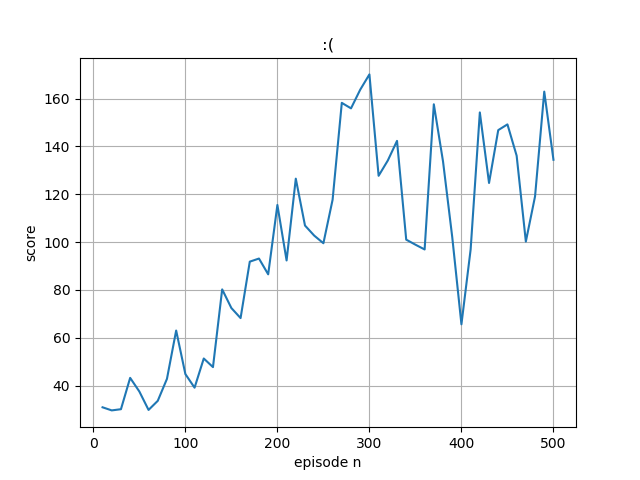

The script that drew this image:
import numpy as np
import gym
import sys
import tensorflow as tf 
import matplotlib
import matplotlib.pyplot as plt
from tensorboard.plugins.hparams import api as hp
actor_model = tf.keras.models.Sequential([
  tf.keras.layers.Dense(128,input_shape=(1,4),activation='relu'),
  tf.keras.layers.Dense(2, activation='softmax')
])
actor_model.compile(loss='categorical_crossentropy',optimizer=tf.keras.optimizers.Adam(learning_rate = 0.001))

critic_model = tf.keras.models.Sequential([
  tf.keras.layers.Dense(128,input_shape=(1,4),activation='relu'),
  tf.keras.layers.Dense(1)
])
critic_model.compile(loss='mean_squared_error', optimizer=tf.keras.optimizers.Adam(learning_rate = 0.005))

def discount_normalize_rewards(dones,r, gamma = 0.99):
    discounted_r = np.zeros_like(r)
    running_add = 0
    for t in reversed(range(0, r.size)):
        if(dones[t]==1):
          running_add=0
        running_add = running_add * gamma + r[t]
        discounted_r[t] = running_add
        # print(discounted_r)
    discounted_r -= np.mean(discounted_r)
    discounted_r /= np.std(discounted_r)+1e-8
    return discounted_r

    
    # if(np.std(discounted_r)==0):
    #   print(r.zise)
    #   print(discounted_r)
    
    

env = gym.make('CartPole-v0')
env.seed(1)
episodes = 500
score=0
episode_n=[]
mean_score=[]
discount_factor=0.99
max_score=200
batch_size=64
def train(buff):
    previous_states= []
    real_previous_values=[]
    advantages=[]

    for previous_state, action, reward, current_state, done in buff:
        previous_states.append(previous_state)
        
        if not done:
          current_state_predicted_value=critic_model(current_state)
        else:
          current_state_predicted_value=0

        previous_state_predicted_value=critic_model(previous_state)
        real_previous_value = reward + discount_factor * current_state_predicted_value
        real_previous_values.append(real_previous_value)
        advantage=np.zeros((1,2))
        advantage[0][action]=real_previous_value - previous_state_predicted_value
        advantages.append(advantage)

    
    previous_states=np.array(previous_states)
    real_previous_values=np.array(real_previous_values)
    advantages=np.array(advantages)
    
    # actor_model.train_on_batch(previous_states, advantages)
    # critic_model.train_on_batch(previous_states, real_previous_values)
    actor_model.fit(previous_states, advantages, epochs=1, verbose=0,batch_size=32)
    critic_model.fit(previous_states, real_previous_values, epochs=1,verbose=0,batch_size=32)
    
    
episode_memory=[]
dones=[]
for e in range(episodes):
  state = env.reset()
  episode_score = 0
  done = False
  running_add=0
  while not done:
    state = state.reshape([1,4])
    logits = actor_model(state)
    a_dist = logits.numpy()
    # Choose random action with p = action 
    a = np.random.choice(a_dist[0],p=a_dist[0])
    a, = np.where(a_dist[0] == a)
    a=a[0]
    next_state, reward, done, _ = env.step(a)
    next_state = next_state.reshape([1,4])
    episode_score +=reward
    dones.append(done)
    # if done and not(episode_score==max_score):
    # 	running_add=-30
   
    episode_memory.append([state, a, reward, next_state,done])
    if (len(episode_memory)==batch_size):
      # running_add=critic_model(next_state)
      # running_add=running_add.numpy()[0][0]
      episode_memory=np.array(episode_memory)
      episode_memory[:,2] = discount_normalize_rewards(dones,episode_memory[:,2])
      train(episode_memory)
      episode_memory=[]
      dones=[]
    state=next_state
  score+=episode_score

  print("Episode  {}  Score  {}".format(e+1, episode_score))
  if (e+1) % 10 == 0:
    episode_n.append(e+1)
    mean_score.append(score/10)
    print("Episode  mean  score  {}".format(score/10))
    score=0
    

fig, ax = plt.subplots()
ax.plot(episode_n, mean_score)
ax.set(xlabel='episode n', ylabel='score',title=':(')
ax.grid()
fig.savefig("aw.png")
plt.show()
